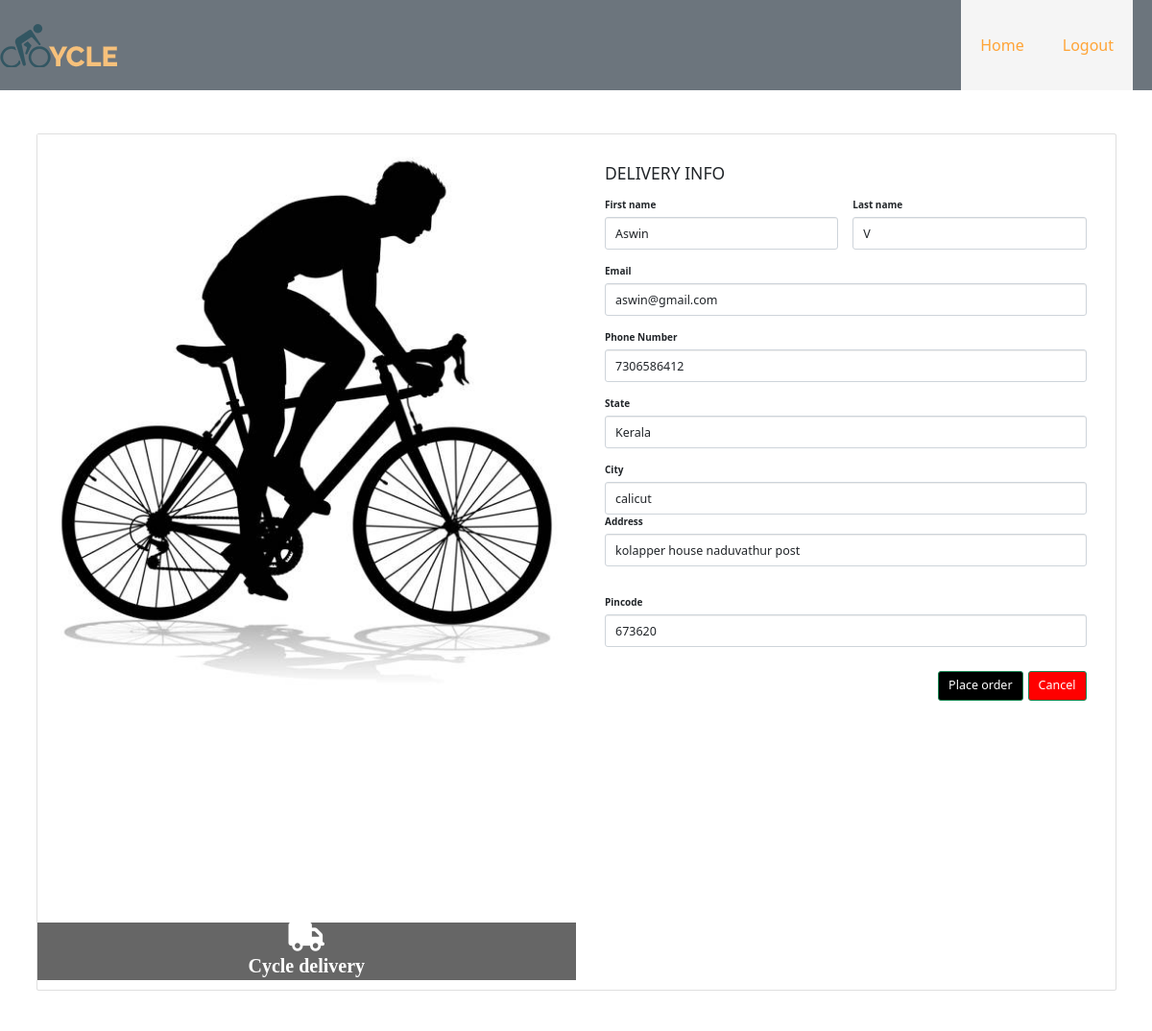
Page /edit_useraddress/ (signed in) on the committed database.
### e_commerce_app/models.py (models this page shows)
class addressmodel(models.Model):
    userid=models.IntegerField()
    fname=models.CharField(max_length=50)
    lname=models.CharField(max_length=50)
    phone=models.IntegerField()
    email=models.EmailField()
    state=models.CharField(max_length=30)
    city=models.CharField(max_length=30)
    address=models.CharField(max_length=30)
    pincode=models.IntegerField()

### e_commerce_app/views.py (the view, shortened to what this page needs)
# urls.py: path('edit_useraddress/',edit_useraddress),
def edit_useraddress(request):
    id1=request.session['u_id']
    a=addressmodel.objects.get(userid=id1)
    return render(request,'edit_address.html',{'data':a})

### e_commerce_app/templates/edit_address.html (shortened to what this page needs)
<!DOCTYPE html>
{% load static %}
<html>
    <head>
<link rel="stylesheet" href="https://maxcdn.bootstrapcdn.com/bootstrap/3.4.1/css/bootstrap.min.css">
  <link href="https://cdn.jsdelivr.net/npm/bootstrap@5.0.2/dist/css/bootstrap.min.css" rel="stylesheet"
>
    </head>
    <body>
      <header class="header">
        <img src="/static/images/logo.png">
        <nav class="nav-items">
         <a href="http://127.0.0.1:8000/userindex_all/">Home</a>
         <a href="http://127.0.0.1:8000/">Logout</a>
        </nav>
        </header>
      <form method="post">{%csrf_token%}
      <div class="container py-5">
        <div class="row d-flex justify-content-center align-items-center">
          <div class="col">
            <div class="card my-4 shadow-3">
              <div class="row g-0">
                <div class="col-xl-6 d-xl-block bg-image">
                  <img src="{% static 'images/img-8.jpg' %}" height='100px' alt="Sample photo"
                    class="img-fluid" />
                  <div class="mask" style="background-color: rgba(0, 0, 0, 0.6)">
                    <div class=" justify-content-center align-items-center h-100">
                      <div class=" text-center" style="margin-top: 220px;">
                        <i class="fas fa-truck text-white fa-3x"></i>
                        <p class="text-white title-style">Cycle delivery</p>
                      </div>
                    </div>
                  </div>
                </div>
                <div class="col-xl-6">
                  <div class="card-body p-md-5 text-black">
                    <h3 class="mb-4 text-uppercase">Delivery Info</h3>
                    <div class="row">
                      <div class="col-md-6 mb-4">
                        <div class="form-outline">
                          <label class="form-label" for="form3Example1m">First name</label>
                          <input type="text" id="form3Example1m" class="form-control form-control-lg" name="fname" value="{{data.fname}}"/>
                        </div>
                      </div>
                      <div class="col-md-6 mb-4">
                        <div class="form-outline">
                          <label class="form-label" for="form3Example1n">Last name</label>
                          <input type="text" id="form3Example1n" class="form-control form-control-lg" name="lname" value="{{data.lname}}"/>
                        </div>
                      </div>
                    </div>
                    <div class="form-outline mb-4">
                      <label class="form-label" for="form3Example2">Email</label>
                      <input type="text" id="form3Example2" class="form-control form-control-lg" name="email" value="{{data.email}}" />
                    </div>
                    <div class="form-outline mb-4">
                      <label class="form-label" for="form3Example2">Phone Number</label>
                      <input type="text" id="form3Example2" class="form-control form-control-lg" name="phone" value="{{data.phone}}" />
                    </div>
                    <div class="form-outline mb-4">
                      <label class="form-label" for="form3Example8">State</label>
                      <input type="text" id="form3Example8" class="form-control form-control-lg" name="state" value="{{data.state}}" />
                    </div>
                    <div class="row">
                        <div class="form-outline mb-4">
                          <label class="form-label" for="form3Example8">City</label>
                          <input type="text" id="form3Example8" class="form-control form-control-lg" name="city" value="{{data.city}}"/>
                    <div class="row">
                        <div class="form-outline mb-4">
                          <label class="form-label" for="form3Example8">Address</label>
                          <input type="text" id="form3Example8" class="form-control form-control-lg" name="address" value="{{data.address}}" />
                      </div>
                      </div>
                    </div>
                    <div class="form-outline mb-4">
                      <label class="form-label" for="form3Example3">Pincode</label>
                      <input type="text" id="form3Example3" class="form-control form-control-lg" name="pincode" value="{{data.pincode}}" />
                    </div>
                    <div class="d-flex justify-content-end pt-3">
                      <a href="http://127.0.0.1:8000/payment/" button type="submit" class="btn btn-success btn-lg ms-2"
                        style="background-color:black ">Place order</a></button>
                      <button type="submit" class="btn btn-success btn-lg ms-2"
                        style="background-color:red ">Cancel</button>
                      </div>
                  </div>
                </div>
              </div>
            </div>
          </div>
        </div>
      </div>
    </form>
    </body>
</html>

### e_commerce_app/templates/edit_address.html (style rules this page uses)
.title-style { font-family: Georgia, 'Times New Roman', Times, serif; font-weight: 700; font-size: 20px; color: hsl(52, 0%, 98%); }
.header { display: flex; justify-content: space-between; align-items: center; background-color: #6c757d; }
.nav-items { display: flex; justify-content: space-around; align-items: center; background-color: #f5f5f5; margin-right: 20px; }
.nav-items a { text-decoration: none; color: #ffa436; padding: 35px 20px; font-size: 16px; font-weight: 500; }

### rows in the picture
addressmodel: fname "Aswin", lname "V", email "aswin@gmail.com", phone "7306586412", state "Kerala", city "calicut", address "kolapper house naduvathur post", pincode "673620"
